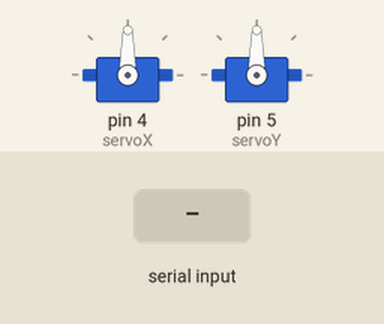
The sketch below on a simulated Arduino Uno, built with avr-gcc and run on an emulated ATmega328P. On the bench: 2 × servo. Inputs (shaded band) come from the test bench.

Above: at 1.2 s.
1.3 s: "X90\n" received over Serial
At 2.5 s:
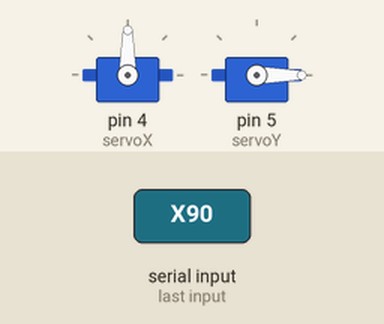
2.8 s: "Y" received over Serial
At 3.7 s:
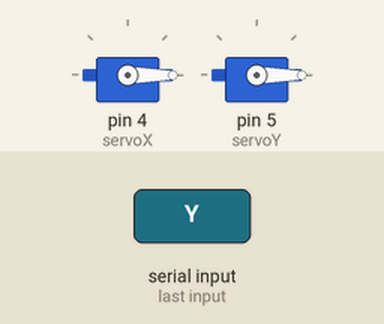
4.3 s: "30,150\n" received over Serial
At 5.0 s:
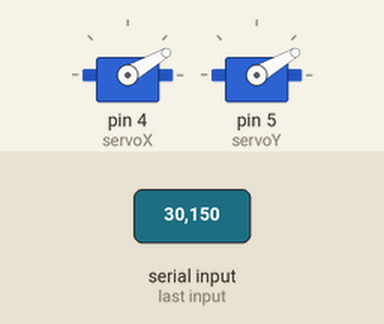
5.8 s: "200\n" received over Serial
At 7.0 s:
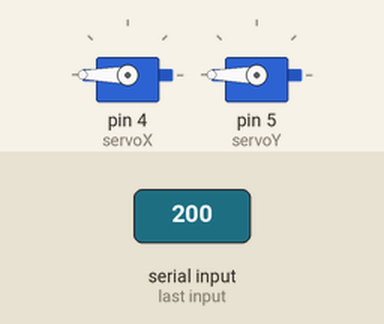
7.3 s: "X" received over Serial
At 8.3 s:
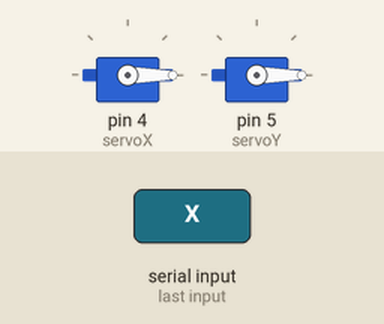
8.8 s: "90,45\n" received over Serial
At 9.6 s:
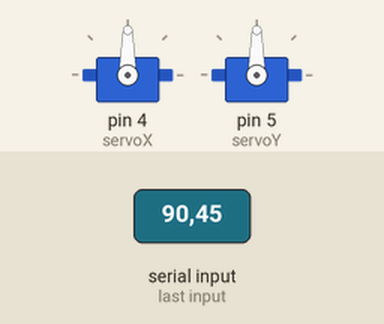
Timing chart, 0 to 11.3 s (numbered marks = the images above; inputs shaded):
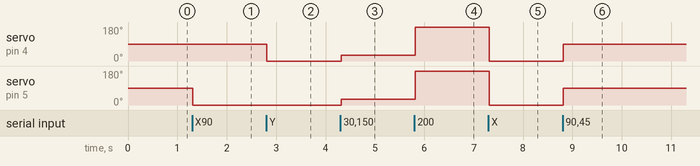

Measured:
- after the input at 1.3 s, servo on pin 5 (servoY): 90° → 0° at once
- after the input at 2.8 s, servo on pin 4 (servoX): 90° → 0° at once
- after the input at 4.3 s, servo on pin 4 (servoX), servo on pin 5 (servoY): 0° → 30° at once
- after the input at 5.8 s, servo on pin 4 (servoX), servo on pin 5 (servoY): 30° → 180° at once
- after the input at 7.3 s, servo on pin 4 (servoX), servo on pin 5 (servoY): 180° → 0° at once
- after the input at 8.8 s, servo on pin 4 (servoX), servo on pin 5 (servoY): 0° → 90° at once

The sketch:

LAZAH-TURRET-Arduino-serial.ino
```cpp
/*
 * This Sketch was created by GR3Y, feel free to modify in anyway.
 *
 * This Sketch is used with the laserturret or any following turret projects.
 *
 * Controls servos on pins 4 and 5 with angles specified by data in from serial.
 *
 * Data struvture looks like: "X[angleOfX]Y[angleOfY]"  e.g: "X90Y180"
 */

#include<Servo.h>


Servo servoX;
Servo servoY;

String serialDataIN;
void setup() {
  servoX.attach(4);
  servoY.attach(5);

  Serial.begin(9600);
  Serial.setTimeout(10);  //sets the serial timeout so there won't be any delays between data in from serial

}

void loop() {
  //no need but arduino likes it here

}

void serialEvent() {
  serialDataIN = Serial.readString();
  servoX.write(parseDataX(serialDataIN));  //writes the return value from "parseDataX".
  servoY.write(parseDataY(serialDataIN));  //writes the return value from "parseDataY".

}

int parseDataX(String Data) {

  Data.remove(Data.indexOf("Y"));  //removes all characters after "Y" so only the "X" coordinates are left.
  Data.remove(Data.indexOf("X"), 1); //removes only the "X" character so only the exact angle for "X" is left.  e.g instead of "X90" we have "90".
  return Data.toInt(); //returns the value and converts it into a INT instead of a String.
}

int parseDataY(String Data) {

  Data.remove(0, Data.indexOf("Y") + 1); //delete up until "Y" and leave just the coordinate representing "Y"(1 is an argument of remove)
  return Data.toInt(); //returns the value and converts it into a INT instead of a String.
}
```
